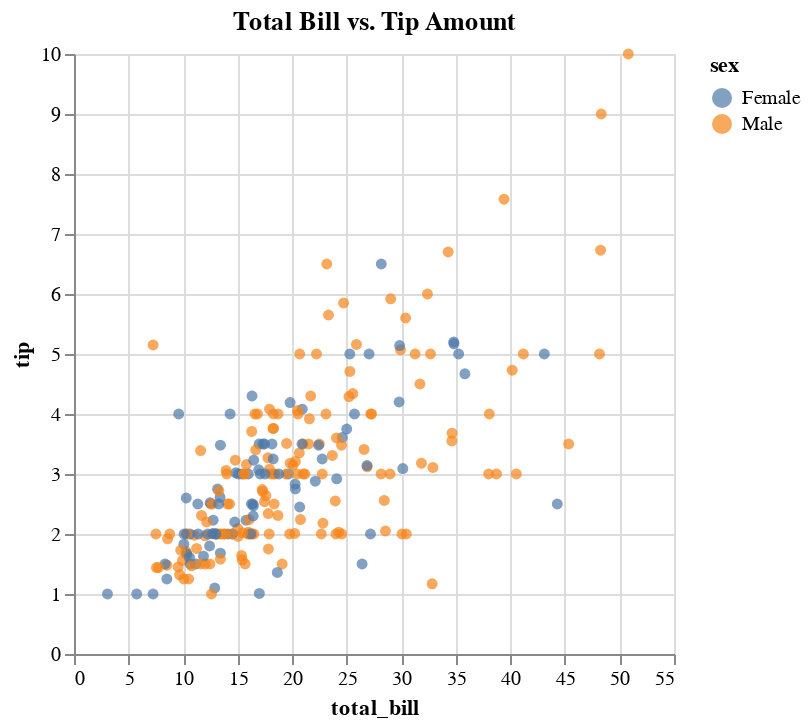

Notebook source saved alongside this figure:
### Code cell
#7. Scatter Plot of Total Bill vs. Tip
scatter_total_bill_tip = alt.Chart(data).mark_circle().encode(
    x='total_bill:Q',
    y='tip:Q',
    color='sex:N',
    tooltip=['total_bill', 'tip', 'sex']
).properties(
    title='Total Bill vs. Tip Amount'
)
scatter_total_bill_tip

### Figure 1 — Vega-Lite specification as saved in the notebook (floating-point values rounded to 4 significant figures; data arrays with more than 128 entries replaced by an {"elided": "..."} marker saying what was removed)
{"config": {"view": {"continuousWidth": 300, "continuousHeight": 300}}, "data": {"name": "data-f795d6974a782cd165ff81948ea68153"}, "mark": {"type": "circle"}, "encoding": {"color": {"field": "sex", "type": "nominal"}, "tooltip": [{"field": "total_bill", "type": "quantitative"}, {"field": "tip", "type": "quantitative"}, {"field": "sex", "type": "nominal"}], "x": {"field": "total_bill", "type": "quantitative"}, "y": {"field": "tip", "type": "quantitative"}}, "title": "Total Bill vs. Tip Amount", "$schema": "https://vega.github.io/schema/vega-lite/v5.17.0.json", "datasets": {"data-f795d6974a782cd165ff81948ea68153": {"elided": "244 records"}}}
